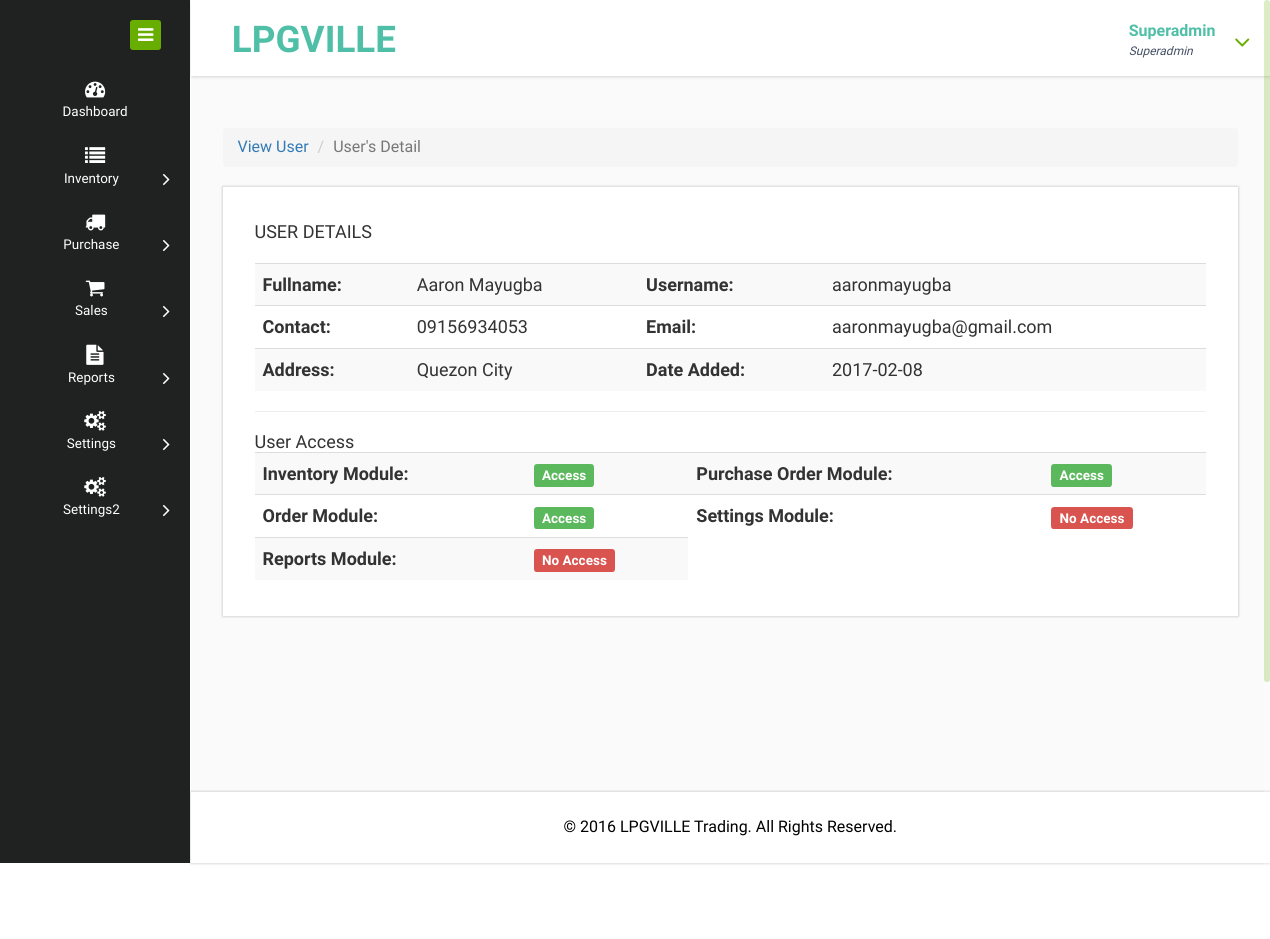
The app's page /admin/user_detail.php?userid=USER-528-4 (signed in) with its own data.
### tables this page shows
CREATE TABLE `user` (
  `UserID` varchar(20) NOT NULL,
  `Username` varchar(50) NOT NULL,
  `Password` varchar(15) NOT NULL,
  `Role` varchar(15) NOT NULL,
  `UserStatus` varchar(10) NOT NULL,
  `DateAdded` date NOT NULL,
  `UserDelete` int(5) NOT NULL
);

CREATE TABLE `user_info` (
  `UserID` varchar(20) NOT NULL,
  `Fullname` varchar(100) NOT NULL,
  `Contact` varchar(50) NOT NULL,
  `Email` varchar(150) NOT NULL,
  `Address` varchar(150) NOT NULL
);

CREATE TABLE `cms` (
  `ID` int(11) NOT NULL,
  `footer` varchar(200) NOT NULL,
  `about` text NOT NULL,
  `contact_text` varchar(255) NOT NULL,
  `contact_address` varchar(200) NOT NULL,
  `slider1` varchar(200) NOT NULL,
  `slider2` varchar(200) NOT NULL,
  `home_title1` varchar(200) NOT NULL,
  `home_title2` varchar(200) NOT NULL,
  `home_title3` varchar(200) NOT NULL,
  `home_text1` varchar(125) NOT NULL,
  `home_text2` varchar(125) NOT NULL,
  `home_text3` varchar(125) NOT NULL
);

### admin/session.php (called while the page is built, shortened)
<?php
$user = $conn->query("SELECT u.Username, u.Password, u.Role, u.UserStatus, u.DateAdded,
		ui.Fullname, ui.Contact, ui.Email, ui.Address,
		ua.Inventory, ua.PO, ua.Orders, ua.Reports, ua.Settings
		FROM user AS u
		INNER JOIN user_info AS ui ON u.UserID=ui.UserID
		INNER JOIN user_access AS ua ON u.UserID=ua.UserID
		AND u.UserID='$_SESSION[userid]'");
$urow = $user->fetch_assoc();
?>

### admin/user_detail.php (the view, shortened to what this page needs)
<?php
require('../connection.php');
require('session.php');
?>
<!DOCTYPE HTML>
<html>
  <?php
  require('head.php');
  ?>
<body>
<?php
$userid = $_GET['userid'];
 $table = $conn->query("SELECT u.UserID, u.Username, u.Password, u.Role, u.UserStatus, u.DateAdded, u.UserDelete,
    ui.Fullname, ui.Contact, ui.Email, ui.Address,
    ua.Inventory, ua.PO, ua.Orders, ua.Reports, ua.Settings
    FROM user AS u
    INNER JOIN user_info AS ui ON u.UserID=ui.UserID
    INNER JOIN user_access AS ua ON u.UserID=ua.UserID
    AND u.UserID='$userid'");
 $obj = $table->fetch_assoc();
  ?>
<div class="page-container">
<div class="left-content">
<div class="mother-grid-inner">
	<?php
	require('header.php');
	?>
<div class="inner-block">
<div class="blank">
     <ol class="breadcrumb">
        <li><a href="user.php">View User</a></li>
        <li class="active">User's Detail</li>
      </ol>
<div class="grid_3 grid_4">
<div class="page-header">
  <h4>USER DETAILS</h4>
  </div>
<div class="bs-example">
 <?php
    if ($obj['Inventory'] == 1) {
        $inventory = '<span class="label label-success">Access</span>';
    }
    else {
        $inventory = '<span class="label label-danger">No Access</span>';
    }
    if ($obj['PO'] == 1) {
        $po = '<span class="label label-success">Access</span>';
    }
    else {
        $po = '<span class="label label-danger">No Access</span>';
    }
    if ($obj['Orders'] == 1) {
        $orders = '<span class="label label-success">Access</span>';
    }
    else {
        $orders = '<span class="label label-danger">No Access</span>';
    }
    if ($obj['Reports'] == 1) {
        $reports = '<span class="label label-success">Access</span>';
    }
    else {
        $reports = '<span class="label label-danger">No Access</span>';
    }
    if ($obj['Settings'] == 1) {
        $settings = '<span class="label label-success">Access</span>';
    }
    else {
        $settings = '<span class="label label-danger">No Access</span>';
    }
    echo '
    <table class="table table-striped" style="font-size: 18px;">
    <tr>
        <th>Fullname: </th>
        <td>' .$obj['Fullname']. '</td>
        <th>Username: </th>
        <td>' .$obj['Username']. '</td>
    </tr>
    <tr>
        <th>Contact: </th>
        <td>' .$obj['Contact']. '</td>
        <th>Email: </th>
        <td>' .$obj['Email']. '</td>
    </tr>
    <tr>
        <th>Address: </th>
        <td>' .$obj['Address']. '</td>
        <th>Date Added: </th>
        <td>' .$obj['DateAdded']. '</td>
    </tr>
    </table>
    <hr>
    <h4>User Access</h4>
    <table class="table table-striped" style="font-size: 18px;">
    <tr>
        <th>Inventory Module: </th>
        <td>' .$inventory. '</td>
        <th>Purchase Order Module: </th>
        <td>' .$po. '</td>
    </tr>
    <tr>
        <th>Order Module: </th>
        <td>' .$orders. '</td>
        <th>Settings Module: </th>
        <td>' .$settings. '</td>
    </tr>
    <tr>
        <th>Reports Module: </th>
        <td>' .$reports. '</td>
    </tr>
    </table>
    ';
    ?>
</div>
</div>
</div>
</div>
<?php
require('footer.php');
?>
</div>
</div>
	<?php
	require('navigation.php');
	?>
</div>
</body>
</html>

### admin/header.php (shortened to what this page needs)
<div class="header-main">
<div class="header-left">
<div class="logo-name">
<a href="dashboard.php"> <h1>LPGVILLE</h1>
</a>
</div>
<div class="clearfix"> </div>
</div>
<div class="header-right">
<div class="profile_details">
<ul>
    <li class="dropdown profile_details_drop">
        <a href="#" class="dropdown-toggle" data-toggle="dropdown" aria-expanded="false">
        <div class="profile_img">
        <div class="user-name">
       <?php
        echo '<p>' .$urow['Fullname']. '</p>';
        echo '<span>' .$_SESSION['role']. '</span>';
        ?>
        </div>
        <i class="fa fa-angle-down lnr"></i>
        <div class="clearfix"></div>
        </div>
        </a>
                                    </li>
                                </ul>
                            </div>
                            <div class="clearfix"> </div>
                        </div>
                     <div class="clearfix"> </div>
                </div>

### admin/footer.php
 <?php
 	require('../connection.php');
   $cms = $conn->query("SELECT * FROM cms WHERE ID=1");
   $cmsrow = $cms->fetch_assoc();
   ?>
<div class="copyrights">
 <?php
                   echo
                   '
                   <p>© ' .$cmsrow['footer']. '</p>
                   ';
                   ?>
</div>

### records on screen
user: user_info.Fullname "Superadmin"
user: user_info.Fullname "Aaron Mayugba", Username "aaronmayugba", user_info.Contact "09156934053", user_info.Email "aaronmayugba@gmail.com", user_info.Address "Quezon City", DateAdded "2017-02-08"
cms: footer "2016 LPGVILLE Trading. All Rights Reserved."

### other values on screen
$_SESSION['role'] "Superadmin"
